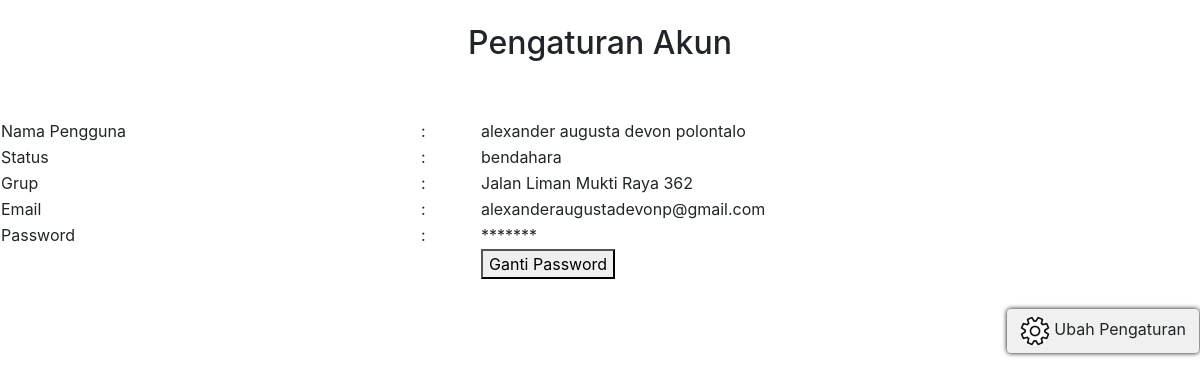
Page /mainuser/myset.php (signed in) on the committed database.
### tables this page shows
CREATE TABLE `users_account` (
  `id` int(11) NOT NULL,
  `nama` varchar(50) NOT NULL,
  `email` varchar(110) NOT NULL,
  `password` varchar(225) NOT NULL,
  `no_kk` varchar(55) NOT NULL,
  `jenis_kelamin` varchar(15) NOT NULL,
  `no_tlp` varchar(13) NOT NULL,
  `alamat` varchar(110) NOT NULL,
  `rt` varchar(2) NOT NULL,
  `rw` varchar(2) NOT NULL,
  `status` varchar(20) NOT NULL,
  `user_code` varchar(80) NOT NULL,
  `grup_code` varchar(40) NOT NULL,
  `persetujuan` varchar(6) NOT NULL,
  `tempat_lahir` varchar(50) NOT NULL,
  `tanggal_lahir` date NOT NULL,
  `jentik_code` varchar(40) DEFAULT NULL,
  `account_picture` text DEFAULT NULL,
  `display_mode` varchar(6) NOT NULL,
  `web_code` varchar(30) NOT NULL,
  `create_date` datetime NOT NULL DEFAULT current_timestamp()
);

CREATE TABLE `grup` (
  `id` int(11) NOT NULL,
  `id_grup` varchar(40) NOT NULL,
  `jalan` text NOT NULL,
  `rt` varchar(2) NOT NULL,
  `rw` varchar(2) NOT NULL,
  `kelurahan` varchar(40) NOT NULL,
  `kecamatan` varchar(40) NOT NULL,
  `kota` varchar(40) NOT NULL,
  `kabupaten` varchar(100) NOT NULL,
  `grup_code` varchar(40) NOT NULL,
  `access_code` varchar(225) NOT NULL,
  `type` varchar(2) NOT NULL
);

### config/config_all.php (called while the page is built, shortened)
<?php
include "config.php";
if(isset($_SESSION['myrt4session']) && $_SESSION['myrt4session'] === true){
    if(!empty($_SESSION['email'])){
        $email = $_SESSION['email'];
    }
    $config_query = mysqli_query($conn, "SELECT * FROM users_account WHERE email='$email' ")or die(mysqli_error());
    while($coq = mysqli_fetch_array($config_query)){
        $nama_ac = htmlspecialchars($coq['nama']);
        $status_ac = htmlspecialchars($coq['status']);
        $grup_code_ac = htmlspecialchars($coq['grup_code']);
    }
}
?>

### mainuser/myset.php (the view, shortened to what this page needs)
<?php
include "../config/config_all.php";
$grup_jalan = "";
if(empty($grup_code_ac)){
    $grup_jalan = "Belum Masuk Dalam Grup";
}else{
    $grup_name_q = mysqli_query($conn, "SELECT * FROM grup WHERE grup_code='$grup_code_ac' ")or die(mysqli_error($conn));
    while($rui = mysqli_fetch_array($grup_name_q)){
        $grup_jalan = $rui['jalan'];
    }
}
?>
<!DOCTYPE html>
<html lang="en">
<head>
    <link rel="stylesheet" href="../script/bootstrap/css/bootstrap.min.css">
</head>
<body>
<br>
<h2 style="text-align: center;">Pengaturan Akun</h2>
<br><br>
<table style="width: 100%;word-break: break-all;">
    <tr>
        <td class="ts1">Nama Pengguna</td>
        <td class="ts2">:</td>
        <td class="ts3"><?php echo $nama_ac; ?></td>
    </tr>
    <tr>
        <td class="ts1">Status</td>
        <td class="ts2">:</td>
        <td class="ts3"><?php echo $status_ac; ?></td>
    </tr>
    <tr>
        <td class="ts1">Grup</td>
        <td class="ts2">:</td>
        <td class="ts3"><?php echo $grup_jalan; ?></td>
    </tr>
    <tr>
        <td class="ts1">Email</td>
        <td class="ts2">:</td>
        <td class="ts3"><?php echo $_SESSION['email']; ?></td>
    </tr>
    <tr>
        <td class="ts1">Password</td>
        <td class="ts2">:</td>
        <td class="ts3">*******</td>
    </tr>
    <tr>
        <td class="ts1"></td>
        <td class="ts2"></td>
        <td class="ts3"><button>Ganti Password</button></td>
    </tr>
    <tr>
        <td class="ts1"></td>
        <td class="ts2"></td>
        <td class="ts3"></td>
    </tr>
    <tr>
        <td class="ts1"><br></td>
        <td class="ts2"><br></td>
        <td class="ts3"><br></td>
    </tr>
    <tr>
        <td COLSPAN="3" style="text-align: right;">
            <button class="btn" style="background-color: #f0f0f0;box-shadow: 0px 0px 5px black;"><img style="background-color: white;border-radius: 100%;height: 30px;width: 30px;" src='../system/icon/setting.png'> Ubah Pengaturan</button>
        </td>
    </tr>
</table>
</body>
</html>

### mainuser/myset.php (style rules this page uses)
.ts1 { width: 35%; }
.ts2 { width: 5%; }
.ts3 { width: 60%; }

### rows in the picture
users_account: nama "alexander augusta devon polontalo", status "bendahara"
grup: jalan "Jalan Liman Mukti Raya 362"

### other values in the picture
$_SESSION['email'] "alexanderaugustadevonp@gmail.com"
